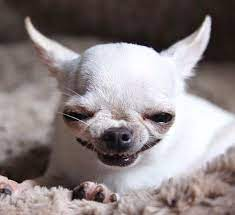
#> input picture images.jfif, 235 x 215 px
$ python AA.py
#> lines starting #> are read from the running program, lines starting #| are printed output that depends on the picture
from PIL import Image
from PIL import ImageFilter
from PIL import ImageEnhance

with Image.open("images.jfif") as pic_original:
#> pic_original is the input picture: PIL image 235x215 RGB; mean R, G, B 140, 130.4, 131.2
    print("Розмір картинки:", pic_original.size)
#| Розмір картинки: (235, 215)
    print("Формат:", pic_original.format)
#| Формат: JPEG
    print("Тип:", pic_original.mode)
#| Тип: RGB
    pic_original.show()

    pic_gray = pic_original.convert("L")
    pic_gray.save("gray.jfif")
    pic_gray.show()

    pic_blured = pic_original.filter(ImageFilter.BLUR)
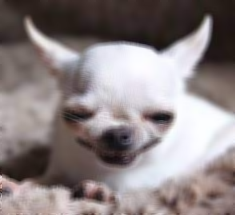
#> pic_blured: PIL image 235x215 RGB; mean R, G, B 140, 130.4, 131.3
    pic_blured.save("blured.jfif")
    pic_blured.show()

    pic_up = pic_original.transpose(Image.ROTATE_180)
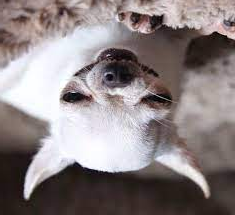
#> pic_up: PIL image 235x215 RGB; mean R, G, B 140, 130.4, 131.2
    pic_up.save("up.jfif")
    pic_up.show()

    pic_mirrow = pic_original.transpose(Image.FLIP_LEFT_RIGHT)
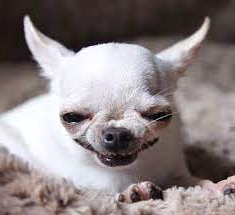
#> pic_mirrow: PIL image 235x215 RGB; mean R, G, B 140, 130.4, 131.2
    pic_mirrow.save("mirrow.jfif")
    pic_mirrow.show()

    pic_contrast = ImageEnhance.Contrast(pic_original)
    pic_contrast = pic_contrast.enhance(1.5)
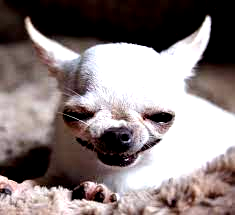
#> pic_contrast: PIL image 235x215 RGB; mean R, G, B 137.8, 126, 125.5
    pic_contrast.save("contrast.jfif")
    pic_contrast.show()

    pic_gray_smooth = pic_original.filter(ImageFilter.SMOOTH)
    pic_gray_smooth = pic_gray_smooth.filter(ImageFilter.FIND_EDGES)
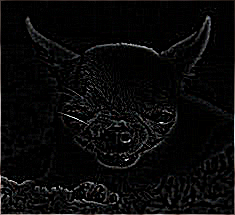
#> pic_gray_smooth: PIL image 235x215 RGB; mean R, G, B 9.8, 9.6, 9.6
    pic_gray_smooth.save("smooth.jfif")
    pic_gray_smooth.show()

    pic_rotated = pic_original.rotate(30, expand=True)
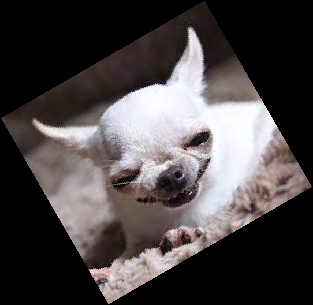
#> pic_rotated: PIL image 313x305 RGB; mean R, G, B 74.1, 69, 69.4
    pic_rotated.save("rotated.jfif")
    pic_rotated.show()
